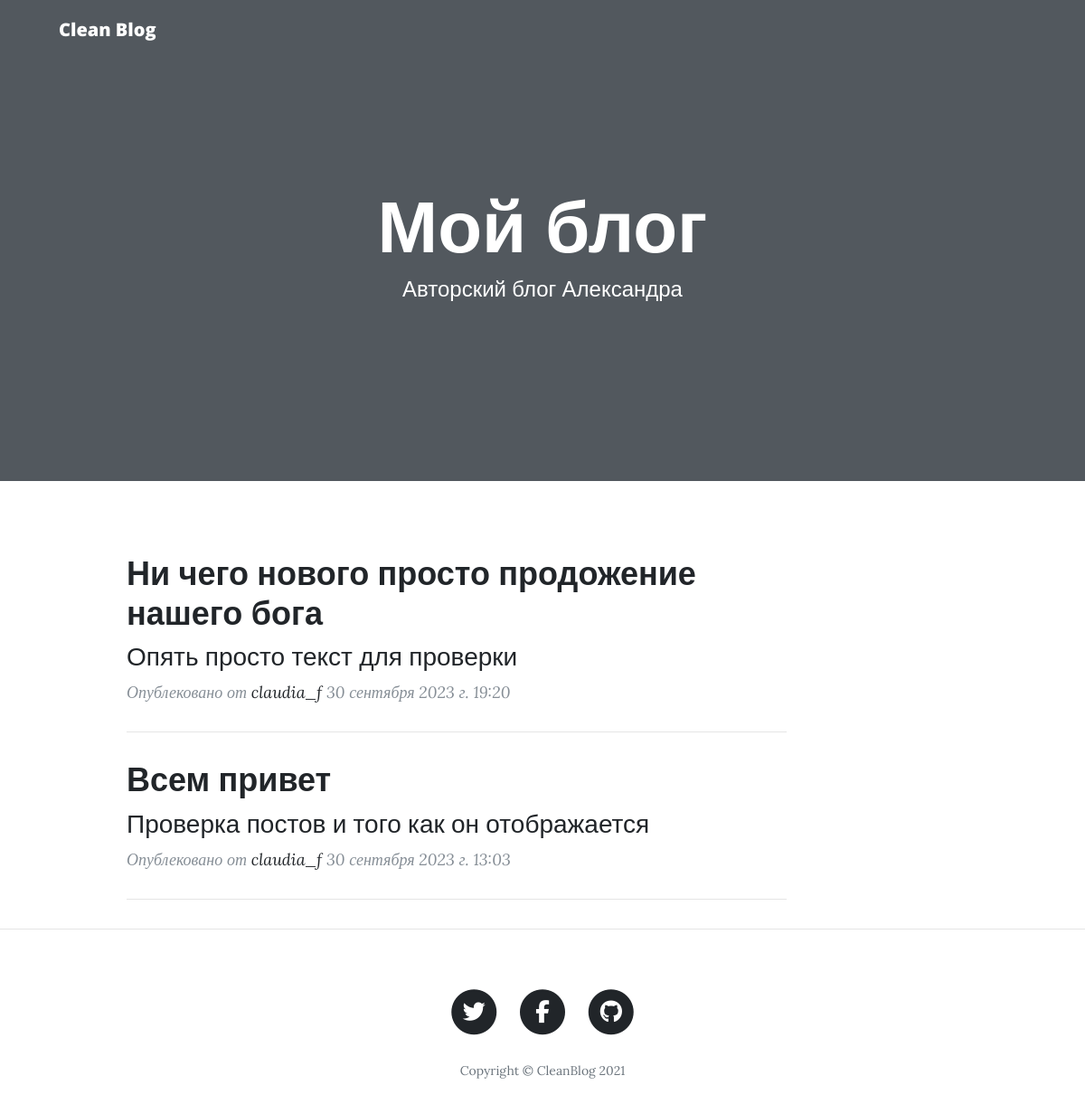
The page / on the database its author committed.
### blogapp/models.py (models this page shows, shortened)
class Post(models.Model):
    title = models.CharField(max_length=255)
    text = models.TextField(null=True, blank=True)
    presentsion = models.TextField(null=True, blank=True)
    is_published = models.BooleanField(default=False)
    created_at = models.DateTimeField(auto_now_add=True)
    updated_at = models.DateTimeField(auto_now=True)
    tags = models.ManyToManyField('Tag', null=True, blank=True)
    likes = models.IntegerField(default=0)
    dislikes = models.IntegerField(default=0)

### blogapp/views.py (the view)
# urls.py: path('', IndexView.as_view(), name='index'),
class IndexView(ListView):
    model = Post
    template_name = 'blogapp/index.html'
    context_object_name = 'posts'
    ordering = '-created_at'

### blogapp/templates/blogapp/index.html (shortened to what this page needs)
{% load static %}
<!DOCTYPE html>
<html lang="en">
<head>
    <link href="{% static 'vendor/bootstrap/css/bootstrap.css' %}" rel="stylesheet">
    <link href="{% static 'vendor/fontawesome-free/css/all.css' %}" rel="stylesheet" type="text/css">
    <link href="{% static 'css/clean-blog.css' %}" rel="stylesheet">
</head>
<body>
<nav class="navbar navbar-expand-lg navbar-light fixed-top" id="mainNav">
    <div class="container">
        <a class="navbar-brand" href="{% url 'index' %}">Clean Blog</a>
    </div>
</nav>
<header class="masthead" style="background-image: url({% static 'css/clean-blog.css' %})">
    <div class="overlay"></div>
    <div class="container">
        <div class="row">
            <div class="col-lg-8 col-md-10 mx-auto">
                <div class="site-heading">
                    <h1>Мой блог</h1>
                    <span class="subheading">Авторский блог Александра</span>
                </div>
            </div>
        </div>
    </div>
</header>
<div class="container">
    <div class="row">
        <div class="col-lg-8 col-md-10 mx-auto">
            {% for post in posts %}
                <article>
                    {% if post.is_published %}
                        <div class="post-preview">
                            <a href="{% url 'blogapp:post' post.pk %}">
                                <h2 class="post-title">
                                    {{ post.title }}
                                </h2>
                                <h3 class="post-subtitle">
                                    {{ post.text }}
                                </h3>
                            </a>
                            <p class="post-meta">Опублековано от
                                <a href="#">claudia_f</a>
                                {{ post.created_at }}</p>
                        </div>
                        <hr>
                    {% endif %}
            {% endfor %}
            </div>
        </div>
    </div>
<hr>
<footer>
    <div class="container">
        <div class="row">
            <div class="col-lg-8 col-md-10 mx-auto">
                <ul class="list-inline text-center">
                    <li class="list-inline-item">
                        <a href="#">
                <span class="fa-stack fa-lg">
                  <i class="fas fa-circle fa-stack-2x"></i>
                  <i class="fab fa-twitter fa-stack-1x fa-inverse"></i>
                </span>
                        </a>
                    </li>
                    <li class="list-inline-item">
                        <a href="#">
                <span class="fa-stack fa-lg">
                  <i class="fas fa-circle fa-stack-2x"></i>
                  <i class="fab fa-facebook-f fa-stack-1x fa-inverse"></i>
                </span>
                        </a>
                    </li>
                    <li class="list-inline-item">
                        <a href="#">
                <span class="fa-stack fa-lg">
                  <i class="fas fa-circle fa-stack-2x"></i>
                  <i class="fab fa-github fa-stack-1x fa-inverse"></i>
                </span>
                        </a>
                    </li>
                </ul>
                <p class="copyright text-muted">Copyright &copy; CleanBlog 2021</p>
            </div>
        </div>
    </div>
</footer>
</body>
</html>

### static/css/clean-blog.css (style rules this page uses)
body { font-size: 20px; color: #212529; font-family: 'Lora', 'Times New Roman', serif; }
p { line-height: 1.5; margin: 30px 0; }
p a { text-decoration: underline; }
h1, h2, h3, h4, h5, h6 { font-weight: 800; font-family: 'Open Sans', 'Helvetica Neue', Helvetica, Arial, sans-serif; }
a { color: #212529; transition: all 0.2s; }
#mainNav { position: absolute; border-bottom: 1px solid #e9ecef; background-color: white; font-family: 'Open Sans', 'Helvetica Neue', Helvetica, Arial, sans-serif; }
#mainNav .navbar-brand { font-weight: 800; color: #343a40; }
@media only screen and (min-width: 992px) { #mainNav { border-bottom: 1px solid transparent; background: transparent; } }
@media only screen and (min-width: 992px) { #mainNav .navbar-brand { padding: 10px 20px; color: #fff; } }
@media only screen and (min-width: 992px) { #mainNav { transition: background-color 0.2s; transform: translate3d(0, 0, 0); -webkit-backface-visibility: hidden; backface-visibility: hidden; } }
header.masthead { margin-bottom: 50px; background: no-repeat center center; background-color: #868e96; background-attachment: scroll; position: relative; background-size: cover; }
header.masthead .overlay { position: absolute; top: 0; left: 0; height: 100%; width: 100%; background-color: #212529; opacity: 0.5; }
header.masthead .page-heading, header.masthead .post-heading, header.masthead .site-heading { padding: 200px 0 150px; color: white; }
@media only screen and (min-width: 768px) { header.masthead .page-heading, header.masthead .post-heading, header.masthead .site-heading { padding: 200px 0; } }
header.masthead .page-heading, header.masthead .site-heading { text-align: center; }
header.masthead .page-heading h1, header.masthead .site-heading h1 { font-size: 50px; margin-top: 0; }
header.masthead .page-heading .subheading, header.masthead .site-heading .subheading { font-size: 24px; font-weight: 300; line-height: 1.1; display: block; margin: 10px 0 0; font-family: 'Open Sans', 'Helvetica Neue', Helvetica, Arial, sans-serif; }
@media only screen and (min-width: 768px) { header.masthead .page-heading h1, header.masthead .site-heading h1 { font-size: 80px; } }
.post-preview > a { color: #212529; }
.post-preview > a > .post-title { font-size: 30px; margin-top: 30px; margin-bottom: 10px; }
.post-preview > a > .post-subtitle { font-weight: 300; margin: 0 0 10px; }
.post-preview > .post-meta { font-size: 18px; font-style: italic; margin-top: 0; color: #868e96; }
.post-preview > .post-meta > a { text-decoration: none; color: #212529; }
@media only screen and (min-width: 768px) { .post-preview > a > .post-title { font-size: 36px; } }
footer { padding: 50px 0 65px; }
footer .list-inline { margin: 0; padding: 0; }
footer .copyright { font-size: 14px; margin-bottom: 0; text-align: center; }

### rows shown on the page
Post: title "Ни чего нового просто продожение нашего бога", text "Опять просто текст для проверки", created_at "30 сентября 2023 г. 19:20"
Post: title "Всем привет", text "Проверка постов и того как он отображается", created_at "30 сентября 2023 г. 13:03"
